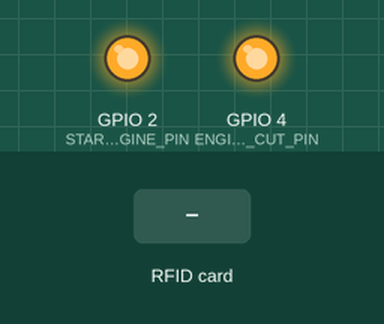
A sketch run on a simulated ESP32. Shown: output pins drawn as LEDs (lit = HIGH). The inputs (shaded band) are chosen by the test bench. WiFi joins after 1.5 s; servers stay silent unless stated; network time is answered at once with the bench clock; the local clock reads 2024-03-15 10:24:30 at power-on unless the sketch sets it; what the sketch prints to the serial monitor is not drawn.

Above: at 3.7 s.
3.8 s: RFID card 1D 8F 9F 82 held to the reader
At 4.9 s:
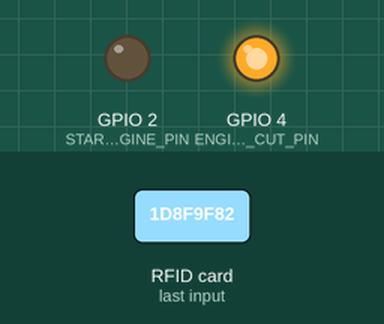
8.6 s: RFID card 03 1F 67 3B held to the reader
At 11.9 s:
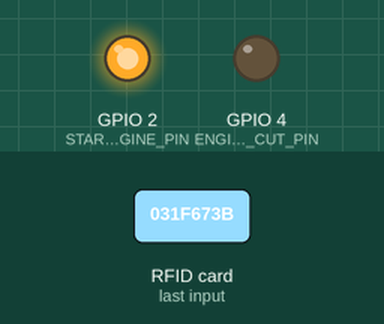
Timing chart, 0 to 16.2 s (numbered marks = the images above; inputs shaded):
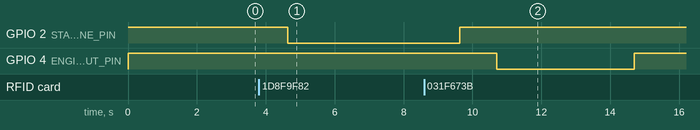

Measured:
- after the input at 3.8 s, GPIO 2 (START_ENGINE_PIN): HIGH → LOW after 0.84 s
- after the input at 8.6 s, GPIO 4 (ENGINE_CUT_PIN): HIGH → LOW after 2.1 s, → HIGH 4.0 s later

The sketch:

draft_Multitask_with_Maintasks.ino
```cpp
// macro for selecting the core of stensaw processor of esp32  which is two core processors
#if CONFIG_FREERTOS_UNICORE
// The number one core processor
#define ARDUINO_RUNNING_CORE 0
#else
// The number two core processor
#define ARDUINO_RINNING_CORE 1
#endif

#include <SPI.h>
#include <MFRC522.h>
#include <Adafruit_Fingerprint.h>
#include <HardwareSerial.h>
#include <WiFi.h>
#include <NTPClient.h>
#include <WiFiUdp.h>

// Wi-Fi credentials (replace with your network credentials)
const char* ssid = "SQUARED_TECH_SOLUTIONS-2";
const char* password = "STS@2024";

// Time setup for Ethiopian time (UTC+3)
const long utcOffsetInSeconds = 3 * 3600;  // UTC+3 hours
WiFiUDP ntpUDP;
NTPClient timeClient(ntpUDP, "pool.ntp.org", utcOffsetInSeconds, 60000);  // Update every 60 seconds

// Pin Definitions for ESP32
#define SDA_PIN 21
#define RST_PIN 22
#define START_ENGINE_PIN 2
#define ENGINE_CUT_PIN 4
byte OFF = 1;
byte ON = 0;
// FINGER PRINT ID
byte Naolid[] ={1,2};
byte Samuelid[] ={3,4};
byte Aronid[] = {5,6};
byte Fikremariamid[] ={12,21};

// RFID Setup
MFRC522 nfc(SDA_PIN, RST_PIN);

// Fingerprint Sensor using UART2 (GPIO16=RX2, GPIO17=TX2)
HardwareSerial mySerial(2);
Adafruit_Fingerprint finger(&mySerial);

// RFID Tag (example tag: 1D 8F 9F 82)
byte FikremariamRfid[] = {0x1D, 0x8F, 0x9F, 0x82};
byte SamuelRfid[] = {0x04, 0x16, 0xDA, 0xEA, 0x58, 0x13, 0x90};
byte NaolRfid[] = {0x03, 0x1F, 0x67, 0x3B};

bool engineStarted = false;

// functions

void connectToWiFi() {
  Serial.println("Connecting to WiFi...");
  WiFi.begin(ssid, password);

  unsigned long startTime = millis();
  const unsigned long timeout = 10000; // 10 seconds timeout

  while (WiFi.status() != WL_CONNECTED) {
    delay(500);
    Serial.print(".");

    if (millis() - startTime >= timeout) {
      Serial.println("\nFailed to connect to WiFi. Retrying...");
      WiFi.disconnect();
      WiFi.begin(ssid, password);
      startTime = millis();  // Reset the timer
    }
  }

  Serial.println("\nConnected to WiFi");
  Serial.print("IP Address: ");
  Serial.println(WiFi.localIP());
}

bool verifyFingerprint() {
  int id = getFingerprintID();
  if (id == -1) {
    return false;
  }

  if (id == Naolid[0 || 1]) {
    Serial.print("Fingerprint recognized! ID: ");
    Serial.println(id);
    return true;
  }
  else if (id == Fikremariamid[0 || 1]) {
    Serial.print("Fingerprint recognized! ID: ");
    Serial.println(id);
    return true;
  }
  else if (id == Samuelid[0 || 1]) {
    Serial.print("Fingerprint recognized! ID: ");
    Serial.println(id);
    return true;
  }
  else if (id == Aronid[0 || 1]) {
    Serial.print("Fingerprint recognized! ID: ");
    Serial.println(id);
    return true;
  }
  else (Serial.println("Someone tries to start the car with unknown fingerprint"));
}

void startEngine(bool byFingerprint) {
  Serial.println("Starting engine...");
  digitalWrite(START_ENGINE_PIN, ON);  // Turn on relay to start the engine
  delay(5000);                           // Keep the relay on for 5 seconds
  digitalWrite(START_ENGINE_PIN, OFF);
  Serial.println("ENGINE STARTED!");   // Turn off the relay
  engineStarted = true;

  // Logging message based on the method used
  String currentTime = timeClient.getFormattedTime();
  String currentDate = getCurrentDate();
  int id = getFingerprintID();
  if ((byFingerprint) && id == Fikremariamid[0 || 1]) {
    Serial.println("Fikremariam starts the Engine on " + currentDate + " at " + currentTime + " using Biometric");
  }

  else if ((byFingerprint) && id == 1||2) {
    Serial.println("Naol starts the Engine on " + currentDate + " at " + currentTime + " using Biometric");
  }

  else if ((byFingerprint) && id == Samuelid[1]) {
    Serial.println("Samuel starts the Engine on " + currentDate + " at " + currentTime + " using Biometric");
  }

  else if((byFingerprint) && id == Aronid[0 || 1]) {
    Serial.println("Aron starts the Engine on " + currentDate + " at " + currentTime + " using Biometric");
  }
}

void stopEngine(bool byFingerprint) {
  Serial.println("Stopping engine...");
  digitalWrite(ENGINE_CUT_PIN, ON);    // Turn on relay to cut the engine
  delay(4000);                           // Keep the relay on for 4 seconds
  digitalWrite(ENGINE_CUT_PIN, OFF);     // Turn off the relay
  Serial.println("Engine STOPPED!");
  engineStarted = false;

  // Logging message based on the method used
  String currentTime = timeClient.getFormattedTime();
  String currentDate = getCurrentDate();
  if (byFingerprint) {
    Serial.println("Fikremariam stops the engine on " + currentDate + " at " + currentTime + " using fingerprint");
  } else {
    Serial.println("Fikremariam stops the engine on " + currentDate + " at " + currentTime + " using RFID");
  }
}

bool verifyRFID() {
  if (memcmp(nfc.uid.uidByte,NaolRfid, nfc.uid.size) == 0) {
    Serial.println("RFID tag is found!");
    return true;
  }
  else if (memcmp(nfc.uid.uidByte,FikremariamRfid, nfc.uid.size) == 0) {
    Serial.println("Fikremariam Starts the car by RFID");
    return true;
  }
  else if (memcmp(nfc.uid.uidByte,SamuelRfid, nfc.uid.size) == 0) {
    Serial.println("Samuel Starts the engine by RFID");
    return true;
  }
  Serial.println("Someone tries to start the car with unknown RFID");
  return false;
}

int getFingerprintID() {
  int p = finger.getImage();

  // Only proceed if a finger is detected
  if (p == FINGERPRINT_NOFINGER) {
    return -1;  // No finger detected
  }

  if (p != FINGERPRINT_OK) return -1;

  p = finger.image2Tz();
  if (p != FINGERPRINT_OK) return -1;

  p = finger.fingerFastSearch();
  if (p != FINGERPRINT_OK) return -1;

  return finger.fingerID;
}

String getCurrentDate() {
  // Calculate the current date based on the time received from the NTP server
  time_t rawtime = timeClient.getEpochTime();
  struct tm * timeinfo = localtime(&rawtime);

  char buffer[11];
  strftime(buffer, sizeof(buffer), "%Y-%m-%d", timeinfo);
  return String(buffer);
}


// Create task functions

void taskFunction1(void * pvParameters){

  (void) pvParameters;

  for(;;){
    //code excuited by the task
    //This could be reading a sensor, controlling an output, ..etc
    timeClient.update();

    // Check fingerprint sensor and start/stop engine based on fingerprint verification
    if (verifyFingerprint()) {
      if (!engineStarted) {
        startEngine(true);  // True indicates the fingerprint sensor was used
      } else {
        stopEngine(true);   // True indicates the fingerprint sensor was used
      }
    }

    vTaskDelay(1000/ portTICK_PERIOD_MS);  // delay for 1 second

  // the time is calculated in terms of ticks per milliseconds

  }
}

void taskFunction2(void * pvParameters){

  (void) pvParameters;

  for(;;){
    //code excuited by the task
    //This could be reading a sensor, controlling an output, ..etc
    if (nfc.PICC_IsNewCardPresent() && nfc.PICC_ReadCardSerial()) {
    if (verifyRFID()) {
      if (!engineStarted) {
        startEngine(false);  // False indicates the RFID tag was used
      } else {
        stopEngine(false);   // False indicates the RFID tag was used
      }
    }
    nfc.PICC_HaltA(); // Halt the RFID card to prevent multiple reads
  }
    vTaskDelay(1000/ portTICK_PERIOD_MS); // delay for 1 second

  // the time is calculated in terms of ticks per milliseconds

  }
}


void setup(){
  pinMode(START_ENGINE_PIN, OUTPUT);
  pinMode(ENGINE_CUT_PIN, OUTPUT);

  // Set initial states
  digitalWrite(START_ENGINE_PIN, OFF);
  digitalWrite(ENGINE_CUT_PIN, OFF);


  // Initialize Serial Communication
  Serial.begin(115200);
  mySerial.begin(57600, SERIAL_8N1, 16, 17);  // UART2 for fingerprint sensor

  // Initialize Wi-Fi
  connectToWiFi();

  // Initialize NTP Client
  timeClient.begin();
  timeClient.update();

  // Initialize RFID
  SPI.begin();
  nfc.PCD_Init();

  // Initialize Fingerprint Sensor
  finger.begin(57600);
  if (finger.verifyPassword()) {
    Serial.println("Fingerprint sensor detected successfully!");
  } else {
    Serial.println("Did not find fingerprint sensor :(");
    while (1);  // Halt
  }

  Serial.println("System ready.");

  // create the task
  // taskName, descriptive name, stack depth, Pv parameter, priority(low number indicates low priority ), pointer to a task_T(interacting tasks from other tasks), arduino_running_core

  xTaskCreatePinnedToCore(taskFunction1, "Task1", 1024, NULL, 1, NULL,ARDUINO_RUNNING_CORE);
  xTaskCreatePinnedToCore(taskFunction2, "Task2", 1024, NULL, 2, NULL,ARDUINO_RUNNING_CORE);


  // Now the task scheduler, which takes over control of scheduling individual tasks, is automatically started.

}

void loop(){
// Nothing goes here, all the work is done in the tasks
}
```
